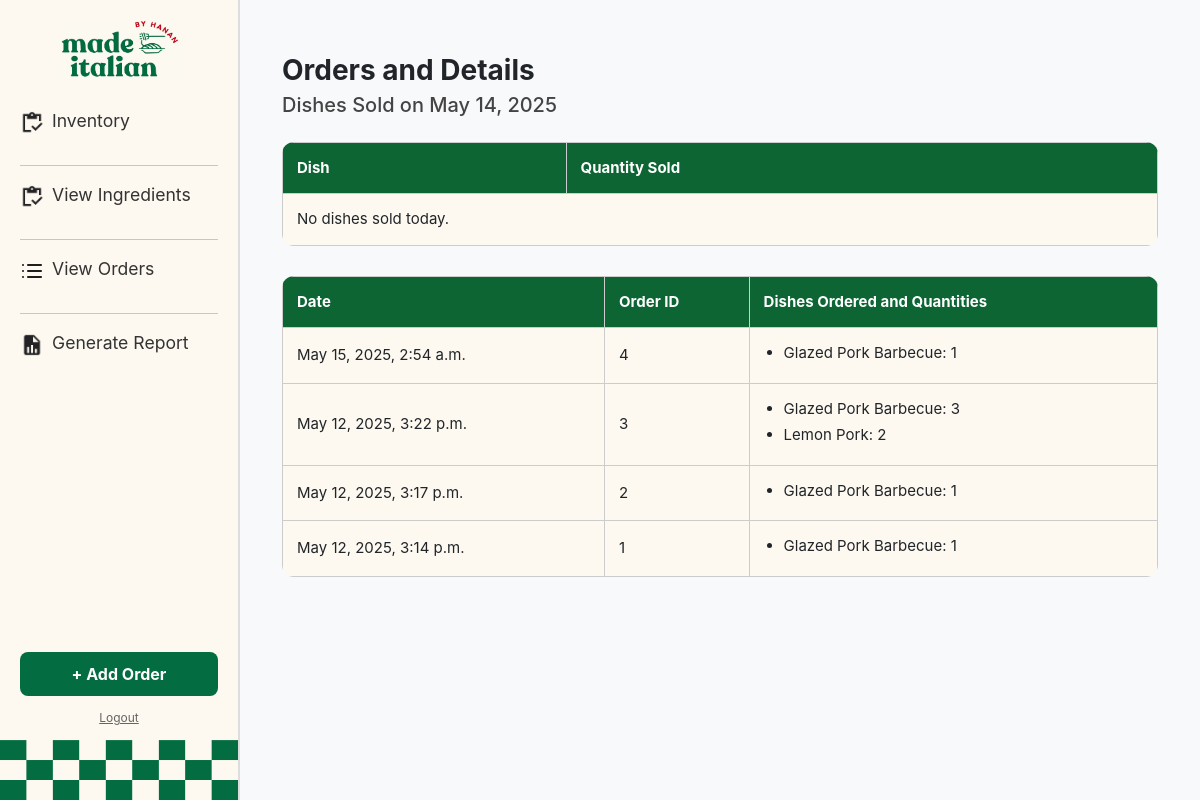
The page /orders on the database its author committed.
### hananApp/models.py (models this page shows)
class Order(models.Model):
    id = models.BigAutoField(primary_key=True)
    date = models.DateTimeField(auto_now_add=True)

class OrderDetails(models.Model):
    id = models.BigAutoField(primary_key=True)
    order = models.ForeignKey(Order, on_delete=models.CASCADE)
    dish = models.ForeignKey(Dish, on_delete=models.CASCADE)
    quantity = models.PositiveSmallIntegerField()

class Dish(models.Model):
    id = models.BigAutoField(primary_key=True)
    name = models.CharField(max_length=255)
    price = models.FloatField()

### hananApp/views.py (the view)
# urls.py: path('orders', views.orders, name='orders'),
def orders(request):
    orders = Order.objects.prefetch_related('orderdetails_set__dish').order_by('-date')
    today = timezone.now().date()
    todays_sales = (
        OrderDetails.objects
        .filter(order__date__date=today)
        .values('dish__name')
        .annotate(total_sold=Sum('quantity'))
        .order_by('-total_sold')
    )
    context = {
        'orders': orders,
        'todays_sales': todays_sales,
        'today': today
    }
    return render(request, 'hananApp/orders.html', context)

### hananApp/templates/hananApp/orders.html (shortened to what this page needs)
{% extends 'hananApp/base.html' %}
{% block content %}
<div class="container mt-4">
    <h1>Orders and Details</h1>
    <h2>Dishes Sold on {{ today|date:"F d, Y" }}</h2>
    <table>
        <thead>
            <tr>
                <th>Dish</th>
                <th>Quantity Sold</th>
            </tr>
        </thead>
        <tbody>
            {% for item in todays_sales %}
                <tr>
                    <td>{{ item.dish__name }}</td>
                    <td>{{ item.total_sold }}</td>
                </tr>
            {% empty %}
                <tr>
                    <td colspan="2">No dishes sold today.</td>
                </tr>
            {% endfor %}
        </tbody>
    </table>
    <table>
        <thead>
            <tr>
                <th>Date</th>
                <th>Order ID</th>
                <th>Dishes Ordered and Quantities</th>
            </tr>
        </thead>
        <tbody>
            {% for order in orders %}
                <tr>
                    <td>{{ order.date }}</td>
                    <td>{{ order.id }}</td>
                    <td>
                        <ul>
                            {% for detail in order.orderdetails_set.all %}
                                <li>{{ detail.dish.name }}: {{ detail.quantity }}</li>
                            {% empty %}
                                <li>No dishes ordered</li>
                            {% endfor %}
                        </ul>
                    </td>
                </tr>
            {% endfor %}
        </tbody>
    </table>
</div>
{% endblock %}

### hananApp/templates/hananApp/orders.html (style rules this page uses)
body { font-family: 'Inter', sans-serif; }
h1 { font-size: 28px; font-weight: 700; margin-bottom: 5px; }
h2 { font-size: 20px; font-weight: 500; margin-bottom: 25px; color: #444; }
table { width: 100%; border-collapse: collapse; margin-bottom: 30px; border-radius: 12px; overflow: hidden; }
th, td { border: 1px solid #ccc; padding: 14px; text-align: left; font-size: 15px; }
th { background-color: #0c6533; color: white; }
td { background-color: #fdf9f0; }
ul { margin: 0; padding-left: 20px; }
ul li { margin-bottom: 4px; }

### rows shown on the page
Order: date "May 14, 2025", date "May 15, 2025, 2:54 a.m.", id "4"
OrderDetails: dish.name "Glazed Pork Barbecue", quantity "1"
Order: date "May 12, 2025, 3:22 p.m.", id "3"
OrderDetails: dish.name "Glazed Pork Barbecue", quantity "3"
OrderDetails: dish.name "Lemon Pork", quantity "2"
Order: date "May 12, 2025, 3:17 p.m.", id "2"
OrderDetails: dish.name "Glazed Pork Barbecue", quantity "1"
Order: date "May 12, 2025, 3:14 p.m.", id "1"
OrderDetails: dish.name "Glazed Pork Barbecue", quantity "1"
